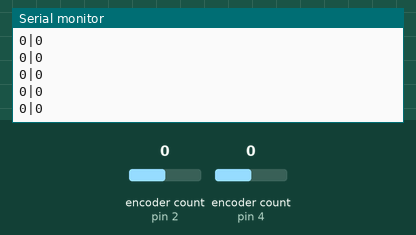
Simulated run of this sketch. Board: Arduino Uno, built with avr-gcc and run on an emulated ATmega328P. Shown: the last lines printed to the serial monitor. The test bench sets the inputs (shaded band); at power-on: encoder count (sensors on pin 2, pin 4) 0.

Above: at 1.2 s.
1.3 s: encoder count (sensor on pin 2) set to 1
At 1.9 s:
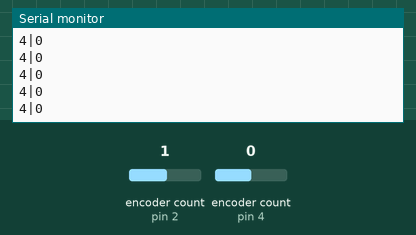
2.8 s: encoder count (sensor on pin 4) set to 1
At 3.4 s:
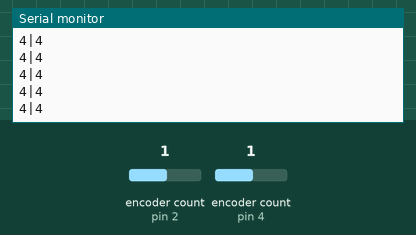
4.3 s: encoder count (sensor on pin 2) set to 2
At 5.1 s:
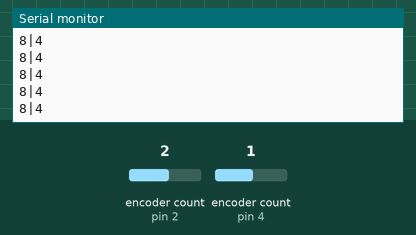
5.8 s: encoder count (sensor on pin 4) set to 2
At 6.3 s:
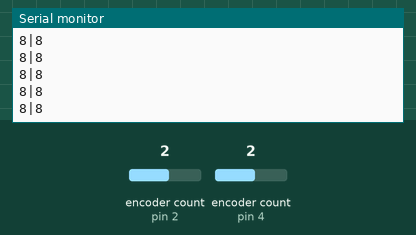
Timing chart, 0 to 8.8 s (numbered marks = the images above; inputs shaded):
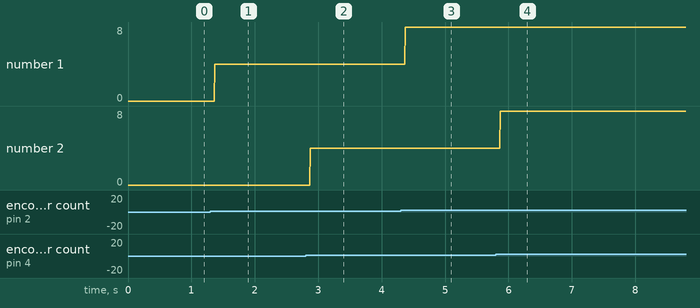

Measured:
- after the input at 1.3 s, the serial monitor: prints a new line after 0.07 s (image 1)
- after the input at 2.8 s, the serial monitor: prints a new line after 0.07 s (image 2)
- after the input at 4.3 s, the serial monitor: prints a new line after 0.07 s (image 3)
- after the input at 5.8 s, the serial monitor: prints a new line after 0.07 s (image 4)
- plotted number 1: 0 → 4 after the input at 1.3 s, 4 → 8 after the input at 4.3 s

The sketch:

Encoder_LR.ino
```cpp
#include <Encoder.h>

Encoder knobLeft(2, 3);
Encoder knobRight(4, 5);
//   avoid using pins with LEDs attached

void setup() {
  Serial.begin(9600);
}

long positionLeft  = -999;
long positionRight = -999;
long newLeft, newRight;
void loop() {
  update_EN();
//  long newLeft, newRight;
//  newLeft = knobLeft.read();
//  newRight = knobRight.read();
//  if (newLeft != positionLeft || newRight != positionRight) {
//    positionLeft = newLeft;
//    positionRight = newRight;
//  }
//  String content = String(newLeft) + "|" +String(newRight);
//  Serial.println(content);

}

void update_EN()
{
  //long newLeft, newRight;
  newLeft = knobLeft.read();
  newRight = knobRight.read();
  if (newLeft != positionLeft || newRight != positionRight) {
  positionLeft = newLeft;
  positionRight = newRight;
  }
  String content = String(newLeft) + "|" +String(newRight);
  Serial.println(content);
}
```
